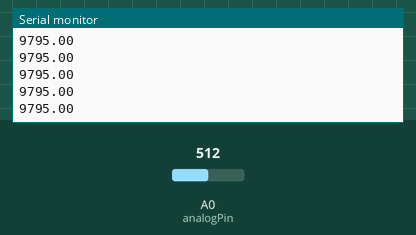
Simulated run of this sketch. Board: Arduino Uno, built with avr-gcc and run on an emulated ATmega328P. On the bench: the last lines printed to the serial monitor. The inputs (shaded band) are chosen by the test bench; at power-on: A0 (analogPin) = 512.

Above: at 1.2 s.
1.3 s: A0 (analogPin) set to 716
At 2.3 s:
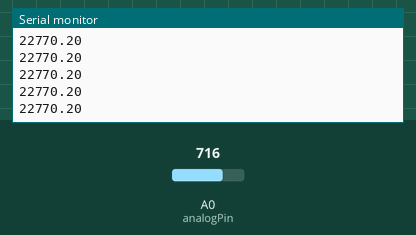
2.8 s: A0 (analogPin) set to 900
At 3.5 s:
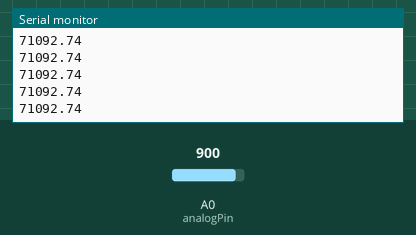
Timing chart, 0 to 5.8 s (numbered marks = the images above; inputs shaded):
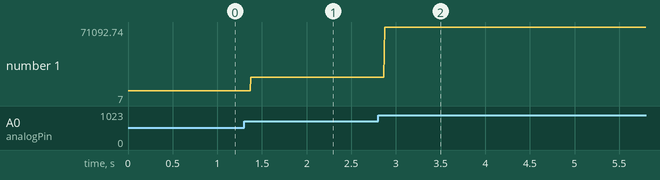

The sketch:

just_Widmessung.ino
```cpp
int analogPin = A0;
double Vin = 0;
double Vcc = 4.90;
double Rref = 9795;


void setup() {
  Serial.begin(9600); // Setup der seriellen Verbindung
  pinMode(analogPin, INPUT);
}

double getR(){
  return ((Vin*Vcc/1024)*Rref)/ (Vcc - (Vin*Vcc/1024));
 }


void loop() {
  double R;
  Vin = analogRead(analogPin);
  R = getR();

  Serial.println(R);
}
```

Measured:
- after the input at 1.3 s, the serial monitor: prints a new line after 0.08 s (image 1)
- after the input at 2.8 s, the serial monitor: prints a new line after 0.07 s (image 2)
- plotted number 1: 9795 → 22770.2 after the input at 1.3 s, 22770.2 → 7 after the input at 2.8 s
